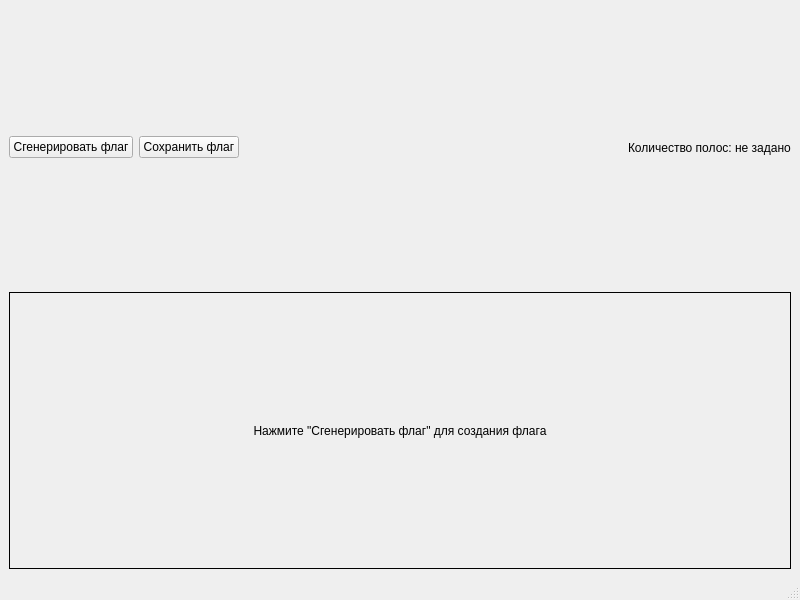
<?xml version="1.0" encoding="UTF-8"?>
<ui version="4.0">
    <class>MainWindow</class>
    <widget class="QMainWindow" name="MainWindow">
        <property name="geometry">
            <rect>
                <x>0</x>
                <y>0</y>
                <width>800</width>
                <height>600</height>
            </rect>
        </property>
        <property name="windowTitle">
            <string>Генератор полосатых флагов</string>
        </property>
        <widget class="QWidget" name="centralwidget">
            <layout class="QVBoxLayout" name="verticalLayout">
                <item>
                    <layout class="QHBoxLayout" name="horizontalLayout">
                        <item>
                            <widget class="QPushButton" name="generateButton">
                                <property name="text">
                                    <string>Сгенерировать флаг</string>
                                </property>
                            </widget>
                        </item>
                        <item>
                            <widget class="QPushButton" name="saveButton">
                                <property name="text">
                                    <string>Сохранить флаг</string>
                                </property>
                            </widget>
                        </item>
                        <item>
                            <spacer name="horizontalSpacer">
                                <property name="orientation">
                                    <enum>Qt::Horizontal</enum>
                                </property>
                                <property name="sizeHint" stdset="0">
                                    <size>
                                        <width>40</width>
                                        <height>20</height>
                                    </size>
                                </property>
                            </spacer>
                        </item>
                        <item>
                            <widget class="QLabel" name="infoLabel">
                                <property name="text">
                                    <string>Количество полос: не задано</string>
                                </property>
                            </widget>
                        </item>
                    </layout>
                </item>
                <item>
                    <widget class="QLabel" name="flagLabel">
                        <property name="frameShape">
                            <enum>QFrame::Box</enum>
                        </property>
                        <property name="text">
                            <string>Нажмите "Сгенерировать флаг" для создания флага</string>
                        </property>
                        <property name="alignment">
                            <set>Qt::AlignCenter</set>
                        </property>
                        <property name="wordWrap">
                            <bool>true</bool>
                        </property>
                    </widget>
                </item>
            </layout>
        </widget>
        <widget class="QStatusBar" name="statusbar"/>
    </widget>
    <resources/>
    <connections/>
</ui>
